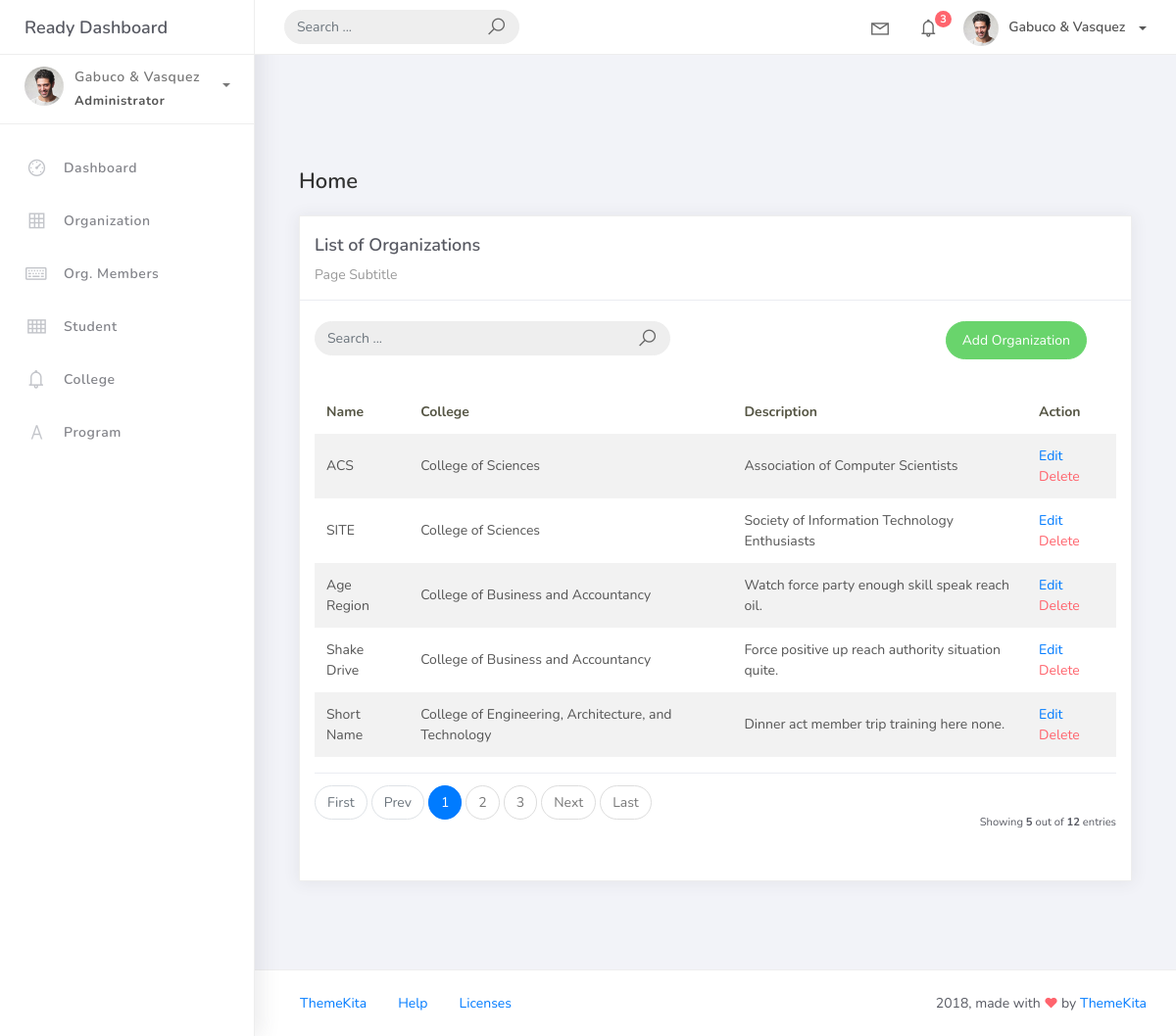
Screenshot of /organization_list with the database file from the repository.
### studentorg/models.py (models this page shows, shortened)
class BaseModel(models.Model):
    created_at = models.DateTimeField(auto_now_add=True, db_index=True)
    updated_at = models.DateTimeField(auto_now=True)
    class Meta:
        abstract = True

class Organization(BaseModel):
    name = models.CharField(max_length=250)
    college = models.ForeignKey(College, null=True, blank=True, on_delete=models.CASCADE)
    description = models.CharField(max_length=500)

class College(BaseModel):
    college_name = models.CharField(max_length=150)
    def __str__(self):
        return self.college_name

### studentorg/views.py (the view)
# urls.py: path('organization_list', views.OrganizationList.as_view(), name='organization-list'),
class OrganizationList(ListView):
    model = Organization
    context_object_name = 'organization'
    template_name = 'org_list.html'
    paginate_by = 5
    def get_queryset(self, *args, **kwargs):
        qs = super(OrganizationList, self).get_queryset(*args, **kwargs)
        if self.request.GET.get("q") != None:
            query = self.request.GET.get('q')
            qs = qs.filter(Q(name__icontains=query)
                           | Q(description__icontains=query)
                           | Q(college__college_name__icontains=query))
        return qs

### templates/org_list.html
{% extends 'base.html' %}
{% load static %}
{% block content %}
    <div class="content">
        <div class="container-fluid">
            <h4 class="page-title">Home</h4>
            <div class="row">
                <div class="col-md-12">
                    <div class="card">
                        <div class="card-header">
                            <div class="card-title">List of Organizations</div>
                            <div class="card-category">Page Subtitle</div>
                        </div>
                        <br />
                        <div class="col-md-12 row">
                            <div class="col-md-6">
                                <form class="navbar-left navbar-form nav-search mr-md-3" action="{% url 'organization-list' %}">
                                    <div class="input-group">
                                        <input type="text" placeholder="Search ..." class="form-control" name="q" />
                                        <div class="input-group-append">
                                            <span class="input-group-text">
                                                <i class="la la-search search-icon"></i>
                                            </span>
                                        </div>
                                    </div>
                                </form>
                            </div>
                            <div class="col-md-6">
                                <div class="pull-right">
                                    <a href="{% url 'organization-add' %}" class="btn btn-success btn-rounded">Add Organization</a>
                                </div>
                            </div>
                        </div>
                        <div class="card-body">
                            <table class="table table-striped mt-3">
                                <thead>
                                    <tr>
                                        <th scope="col">Name</th>
                                        <th scope="col">College</th>
                                        <th scope="col">Description</th>
                                        <th scope="col">Action</th>
                                    </tr>
                                </thead>
                                <tbody>
                                    {% for object in object_list %}
                                    <tr>
                                        <td>{{ object.name }}</td>
                                        <td>{{ object.college }}</td>
                                        <td>{{ object.description }}</td>
                                        <td>
                                            <a href="organization_list/{{ object.id }}">Edit</a>
                                            <a href="organization_list/{{ object.id }}/delete" class="text-danger">Delete</a>
                                        </td>
                                    </tr>
                                    {% empty %}
                                    <tr>
                                        <td colspan="4" style="text-align: center">
                                            <p class="text-sm font-weight-bold mb-0">No Records Found</p>
                                        </td>
                                    </tr>
                                    {% endfor %}
                                </tbody>
                            </table>
                            {% include 'includes/pagination.html' %}
                        </div>
                    </div>
                </div>
            </div>
        </div>
    </div>
{% endblock %}

### templates/base.html (shortened to what this page needs)
{% load static %}
<!DOCTYPE html>
<html>
<head>
	<link rel="stylesheet" href="{% static 'css/bootstrap.min.css' %}">
	<link rel="stylesheet" href="{% static 'css/ready.css' %}">
	<link rel="stylesheet" href="{% static 'css/demo.css' %}">
</head>
<body>
	<div class="wrapper">
		<div class="main-header">
			<div class="logo-header">
				<a href="{% url 'home' %}" class="logo">
					Ready Dashboard
				</a>
			</div>
			<nav class="navbar navbar-header navbar-expand-lg">
				<div class="container-fluid">
					<form class="navbar-left navbar-form nav-search mr-md-3" action="">
						<div class="input-group">
							<input type="text" placeholder="Search ..." class="form-control">
							<div class="input-group-append">
								<span class="input-group-text">
									<i class="la la-search search-icon"></i>
								</span>
							</div>
						</div>
					</form>
					<ul class="navbar-nav topbar-nav ml-md-auto align-items-center">
						<li class="nav-item dropdown hidden-caret">
							<a class="nav-link dropdown-toggle" href="#" id="navbarDropdown" role="button" data-toggle="dropdown" aria-haspopup="true" aria-expanded="false">
								<i class="la la-envelope"></i>
							</a>
						</li>
						<li class="nav-item dropdown hidden-caret">
							<a class="nav-link dropdown-toggle" href="#" id="navbarDropdown" role="button" data-toggle="dropdown" aria-haspopup="true" aria-expanded="false">
								<i class="la la-bell"></i>
								<span class="notification">3</span>
							</a>
						</li>
						<li class="nav-item dropdown">
							<a class="dropdown-toggle profile-pic" data-toggle="dropdown" href="#" aria-expanded="false"> <img src="{% static 'img/profile.jpg' %}" alt="user-img" width="36" class="img-circle"><span >Gabuco & Vasquez</span></span> </a>
							</li>
						</ul>
					</div>
				</nav>
			</div>
			<div class="sidebar">
				<div class="scrollbar-inner sidebar-wrapper">
					<div class="user">
						<div class="photo">
							<img src="{% static 'img/profile.jpg' %}">
						</div>
						<div class="info">
							<a class="" data-toggle="collapse" href="#collapseExample" aria-expanded="true">
								<span>
									Gabuco & Vasquez
									<span class="user-level">Administrator</span>
									<span class="caret"></span>
								</span>
							</a>
						</div>
					</div>
					<ul class="nav">
						<li class="nav-item">
							<a href="{% url 'dashboard-chart' %}">
								<i class="la la-dashboard"></i>
								<p>Dashboard</p>
							</a>
						</li>
						<li class="nav-item">
							<a href="{% url 'organization-list' %}">
								<i class="la la-table"></i>
								<p>Organization</p>
							</a>
						</li>
						<li class="nav-item">
							<a href="{% url 'member-list' %}">
								<i class="la la-keyboard-o"></i>
								<p>Org. Members</p>
							</a>
						</li>
						<li class="nav-item">
							<a href="{% url 'student-list' %}">
								<i class="la la-th"></i>
								<p>Student</p>
							</a>
						</li>
						<li class="nav-item">
							<a href="{% url 'college-list' %}">
								<i class="la la-bell"></i>
								<p>College</p>
							</a>
						</li>
						<li class="nav-item">
							<a href="{% url 'program-list' %}">
								<i class="la la-font"></i>
								<p>Program</p>
							</a>
						</li>
					</ul>
				</div>
			</div>
			<div class="main-panel">
				<div class="content">
					{% block content %}
                    {% endblock %}
				</div>
				<footer class="footer">
					<div class="container-fluid">
						<nav class="pull-left">
							<ul class="nav">
								<li class="nav-item">
									<a class="nav-link" href="http://www.themekita.com">
										ThemeKita
									</a>
								</li>
								<li class="nav-item">
									<a class="nav-link" href="#">
										Help
									</a>
								</li>
								<li class="nav-item">
									<a class="nav-link" href="https://themewagon.com/license/#free-item">
										Licenses
									</a>
								</li>
							</ul>
						</nav>
						<div class="copyright ml-auto">
							2018, made with <i class="la la-heart heart text-danger"></i> by <a href="http://www.themekita.com">ThemeKita</a>
						</div>
					</div>
				</footer>
			</div>
		</div>
</body>
</html>

### templates/includes/pagination.html (shortened to what this page needs)
{% if is_paginated %}
<div class="card-footer px-0 border-0 d-flex flex-column flex-lg-row align-items-center justify-content-between mt-3">
    <nav aria-label="topics pagination" class="mb-4">
        <ul class="pagination">
            {% if page_obj.number > 1 %}
            <li class="page-item">
                <a class="page-link" href="?page=1">First</a>
            </li>
            {% else %}
            <li class="page-item disabled">
                <span class="page-link">First</span>
            </li>
            {% endif %}
            {% if page_obj.has_previous %}
            <li class="page-item">
                <a class="page-link" href="?page={{ page_obj.previous_page_number }}">Prev</a>
            </li>
            {% else %}
            <li class="page-item disabled">
                <span class="page-link">Prev</span>
            </li>
            {% endif %}
            {% for page_num in paginator.page_range %}
            {% if page_obj.number == page_num %}
            <li class="page-item active">
                <span class="page-link">
                    {{ page_num }}
                </span>
            </li>
            {% elif page_num > page_obj.number|add:'-3' and page_num < page_obj.number|add:'3' %}
            <li class="page-item">
                <a class="page-link" href="?page={{ page_num }}">{{ page_num }}</a>
            </li>
            {% endif %}
            {% endfor %}
            {% if page_obj.has_next %}
            <li class="page-item">
                <a class="page-link" href="?page={{ page_obj.next_page_number }}">Next</a>
            </li>
            {% else %}
            <li class="page-item disabled">
                <span class="page-link">Next</span>
            </li>
            {% endif %}
            {% if page_obj.number != paginator.num_pages %}
            <li class="page-item">
                <a class="page-link" href="?page={{ paginator.num_pages }}">Last</a>
            </li>
            {% else %}
            <li class="page-item disabled">
                <span class="page-link">Last</span>
            </li>
            {% endif %}
        </ul>
    </nav>
    <div class="fw-normal small mt-4 mt-lg-0">
        Showing <b>{{ object_list.count }}</b> out of <b>{{ paginator.count }}</b> entries
    </div>
</div>
{% endif %}

### rows the page displays
Organization: name "ACS", college "College of Sciences", description "Association of Computer Scientists"
Organization: name "SITE", college "College of Sciences", description "Society of Information Technology Enthusiasts"
Organization: name "Age Region", college "College of Business and Accountancy", description "Watch force party enough skill speak reach oil."
Organization: name "Shake Drive", college "College of Business and Accountancy", description "Force positive up reach authority situation quite."
Organization: name "Short Name", college "College of Engineering, Architecture, and Technology", description "Dinner act member trip training here none."

### other values shown
{{ page_num }} "1"
{{ page_num }} "2" "3"
{{ object_list.count }} "5"
{{ paginator.count }} "12"
